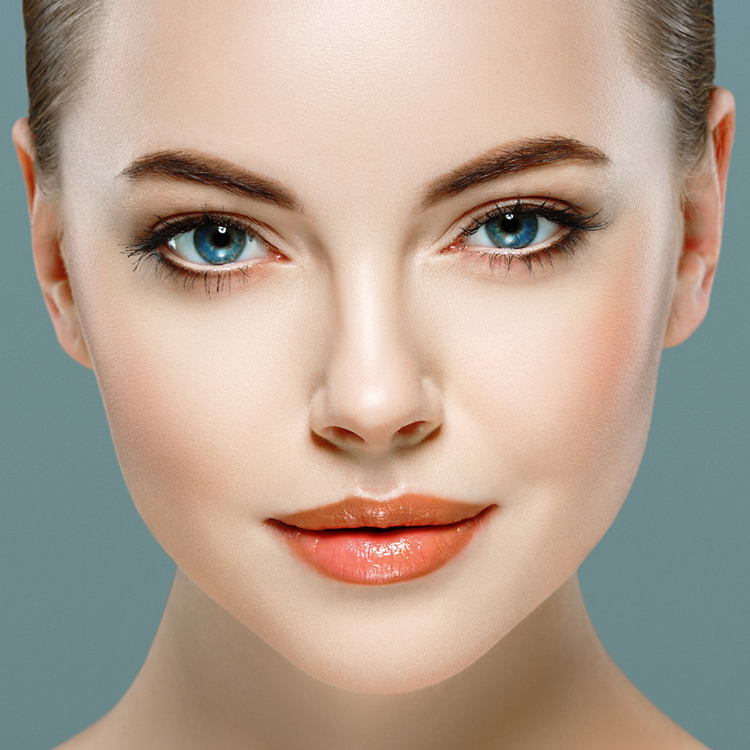
#> input picture Canny_filter/face.jpg, 750 x 750 px
$ python canny.py
#> lines starting #> are read from the running program, lines starting #| are printed output that depends on the picture
import cv2
import numpy as np


def sobel_op(img):  # оператор Собеля
    # сопоставление каждой точке вектора градиента
    Kx = np.array([[-1, 0, 1], [-2, 0, 2], [-1, 0, 1]], np.float32)
    Ky = np.array([[1, 2, 1], [0, 0, 0], [-1, -2, -1]], np.float32)

    Ix = cv2.filter2D(img, -1, Kx)
    Iy = cv2.filter2D(img, -1, Ky)

    G = np.hypot(Ix, Iy)
    G = G / G.max() * 255
    theta = np.arctan2(Iy, Ix)

    return G, theta


def non_max_suppression(img, D):  # подавление не максимумов
    M, N = img.shape
    Z = np.zeros((M, N), dtype=np.int32)
    angle = D * 180. / np.pi
    angle[angle < 0] += 180

    for i in range(1, M-1):
        for j in range(1, N-1):
            q, r = 255, 255
            # 0 градусов
            if (0 <= angle[i, j] < 22.5) or (157.5 <= angle[i, j] <= 180):
                q = img[i, j + 1]
                r = img[i, j - 1]
            # 45 градусов
            elif (22.5 <= angle[i, j] < 67.5):
                q = img[i + 1, j - 1]
                r = img[i - 1, j + 1]
            # 90 градусов
            elif (67.5 <= angle[i, j] < 112.5):
                q = img[i + 1, j]
                r = img[i - 1, j]
            # 135 градусов
            elif (112.5 <= angle[i, j] < 157.5):
                q = img[i - 1, j - 1]
                r = img[i + 1, j + 1]

            if (img[i, j] >= q) and (img[i, j] >= r):
                Z[i, j] = img[i, j]
            else:
                Z[i, j] = 0

    return Z


def threshold(img, low_tresh=0.05, high_thresh=0.09, weak=20):
    # пороговая фильтрация
    img = img.copy()
    highThreshold = img.max() * high_thresh
    lowThreshold = highThreshold * low_tresh
    M, N = img.shape
    res = np.zeros((M, N), dtype=np.int32)

    weak = np.int32(weak)
    strong = np.int32(255)

    strong_i, strong_j = np.where(img >= highThreshold)
    zeros_i, zeros_j = np.where(img < lowThreshold)

    weak_i, weak_j = np.where((img <= highThreshold) & (img >= lowThreshold))

    res[strong_i, strong_j] = strong
    res[weak_i, weak_j] = weak

    return res, weak, strong


def ambiguity_trace(img, weak, strong=255):
    # операции над пикселями, получившими промежуточное значение на предыдущем этапе

    M, N = img.shape
    r_img = img.copy()
    move = [[-1, -1, -1, 0, 0, 1, 1, 1],
            [-1, 0, 1, -1, 1, -1, 0, 1]]
    # если пиксели соединены с установленной границей, то их отсносим к границе
    for i in range(0, M):
        for j in range(0, N):
            if img[i, j] == strong:
                r_img[i, j] = strong
                for k in range(8):  # пиксель относим к границе, если он соприкасается с ней по одному из направлений
                    dx = move[0][k]
                    dy = move[1][k]
                    X = i
                    Y = j
                    while True:
                        X += dx
                        Y += dy
                        if X < 0 or Y < 0 or X > M - 1 or Y > N - 1:
                            break
                        if img[X, Y] == 0 or img[X, Y] == strong:
                            break
                        r_img[X, Y] = strong
            else:
                r_img[i, j] = 0

    return img


def edge_detector(image, thresh_min, thresh_max):
    blured = cv2.GaussianBlur(image, (7, 7), 1)  # изображения сглаживается фильром Гаусса
    grad, theta = sobel_op(blured)  # применяется оператор Собеля
    suppressed = non_max_suppression(grad, theta)  # происходит подавление не максимумов
    threshed, weak, strong = threshold(suppressed, thresh_min, thresh_max)  # применяется пороговая фильтрация
    res_img = ambiguity_trace(threshed, weak)  # операции над неоднозначными пикселями
    return res_img


img = cv2.imread("face.jpg", 0)
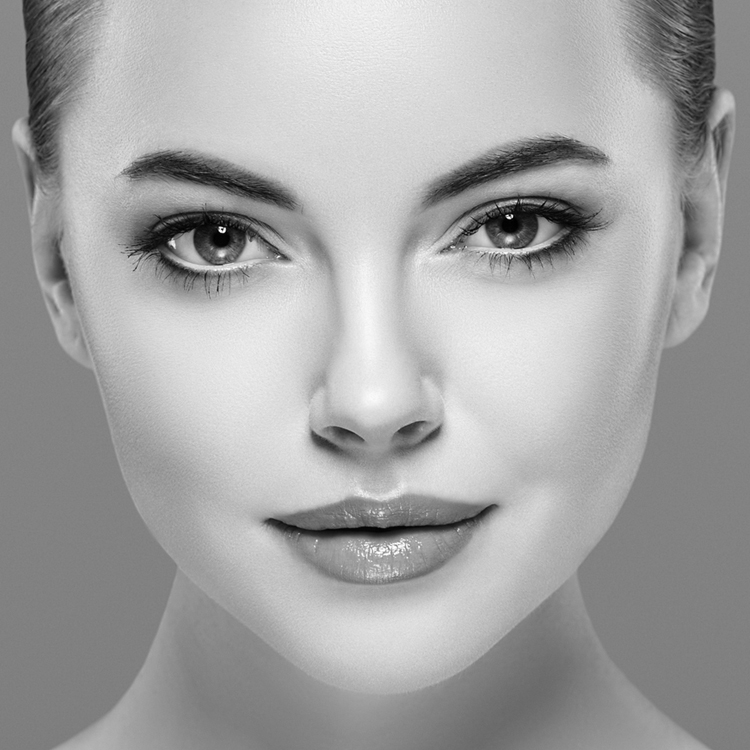
#> img: shape (750, 750); min 0, max 255, mean 163.8
res = edge_detector(img, 0.06, 0.09)
#> in sobel_op, `Ix = cv2.filter2D(img, -1, Kx)`:
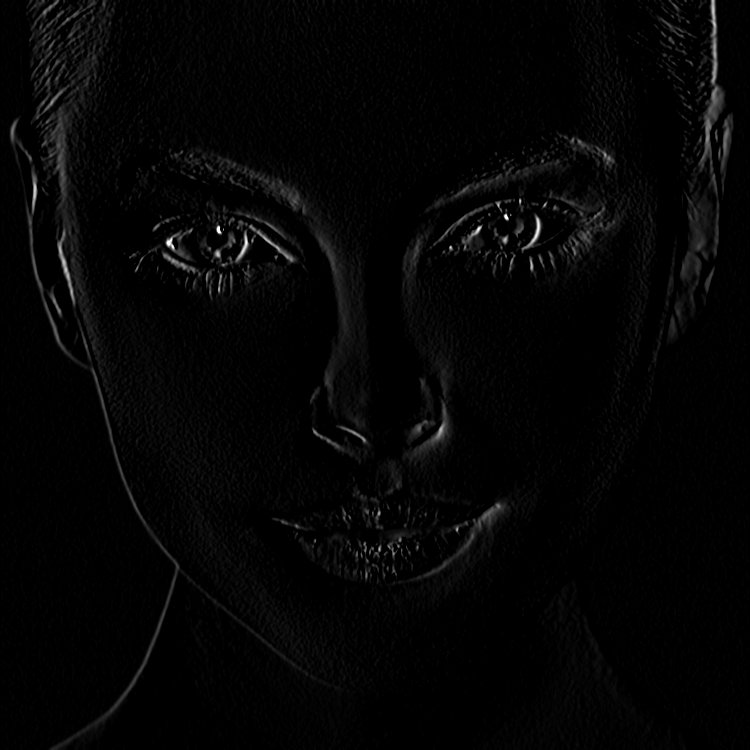
#> Ix: shape (750, 750); min 0, max 255, mean 4.7
#> in sobel_op, `G = np.hypot(Ix, Iy)`:
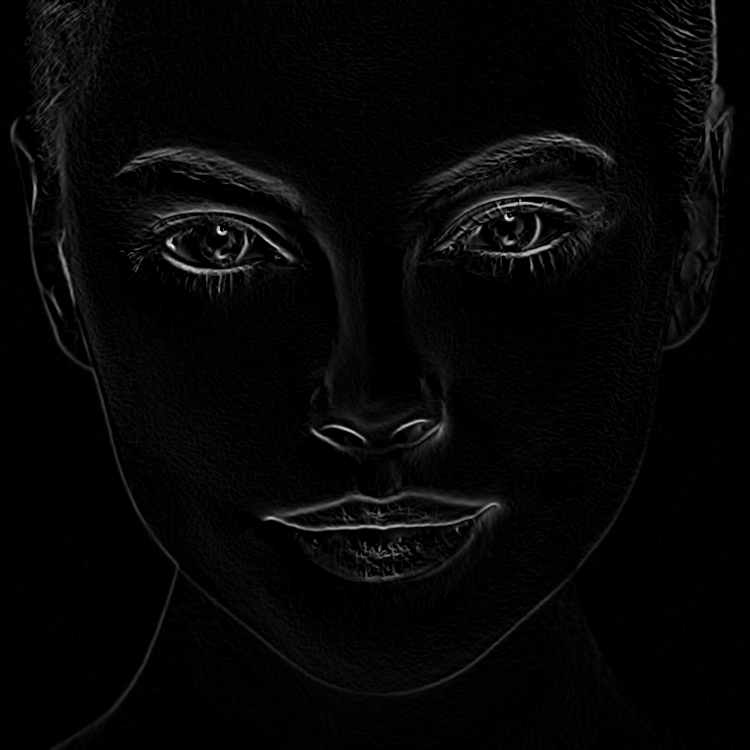
#> G: shape (750, 750) float16; min 0, max 360.5, mean 9.3; drawn with min black and max white
#> in sobel_op, `theta = np.arctan2(Iy, Ix)`:
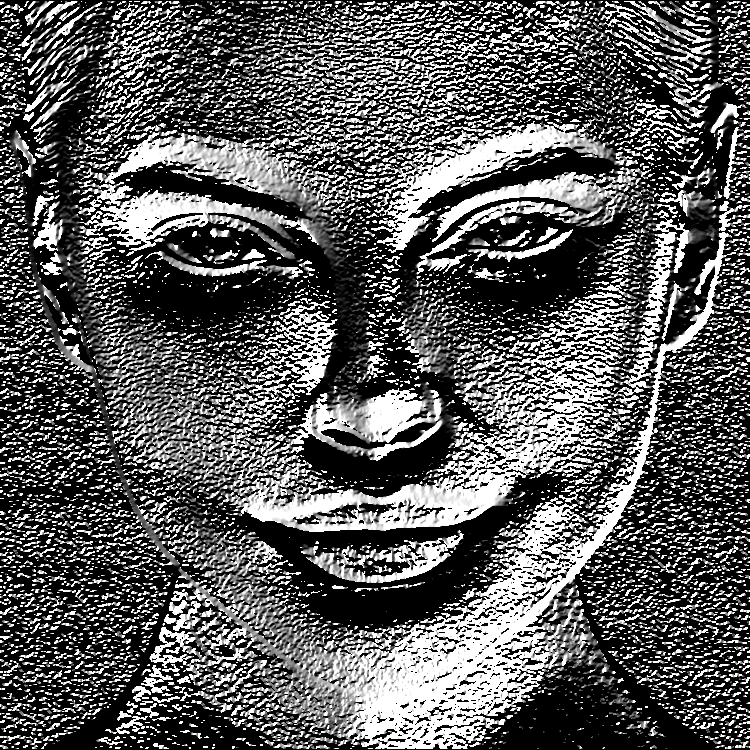
#> theta: shape (750, 750) float16; min 0, max 1.57, mean 0.562; drawn with min black and max white
#> after the loop in non_max_suppression, `for i in range(1, M-1):`:
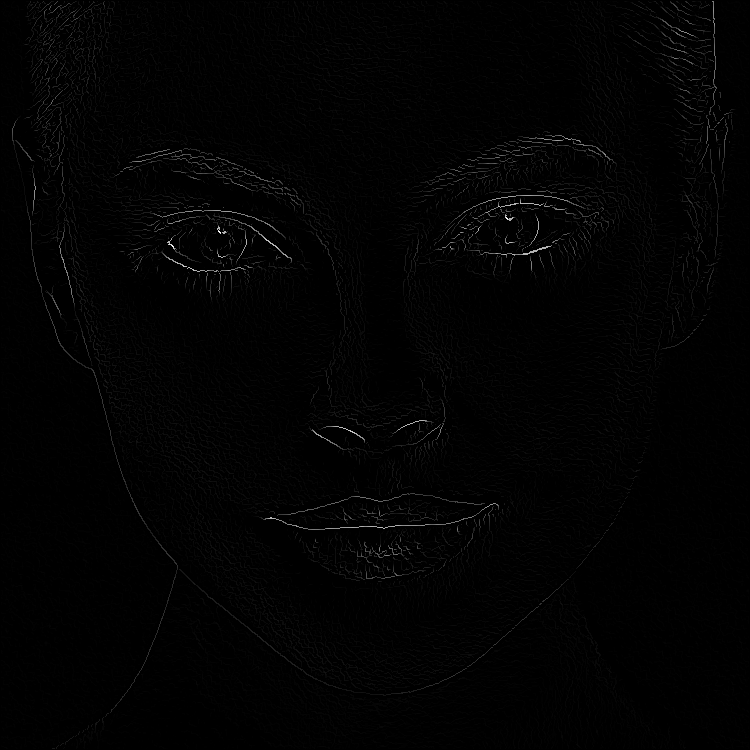
#> Z: shape (750, 750) int32; min 0, max 255, mean 2.3
#> in threshold, `highThreshold = img.max() * high_thresh`: highThreshold = 22.95
#> in threshold, `lowThreshold = highThreshold * low_tresh`: lowThreshold = 1.38
#> in threshold, `strong_i, strong_j = np.where(img >= highThreshold)`: strong_i = 12024 values from 1 to 748; strong_j = 12024 values, max 732 at index 1958, min 12 at index 2247, mean 359.9
#> in edge_detector, `threshed, weak, strong = threshold(suppressed, thresh_min, thresh_max)`:
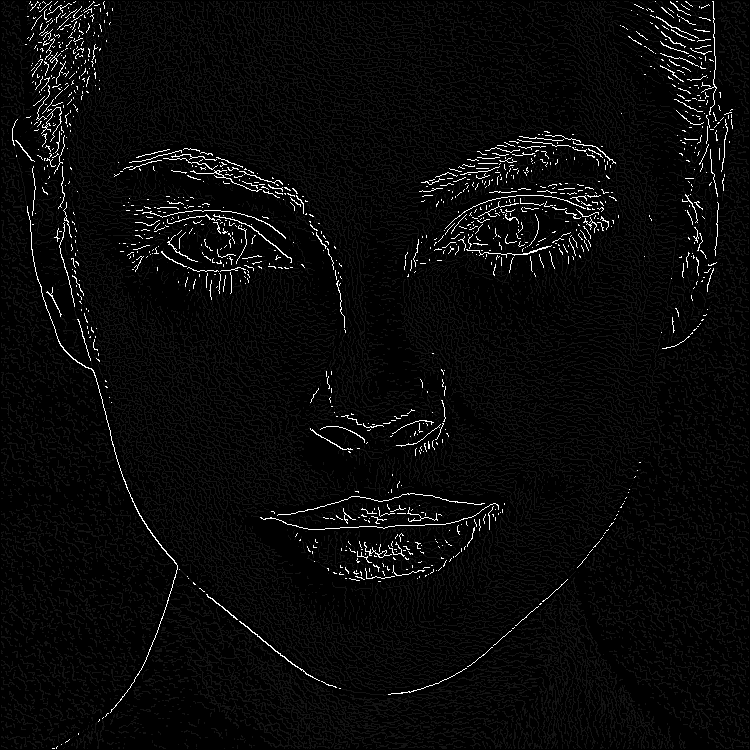
#> threshed: shape (750, 750) int32; min 0, max 255, mean 9.6
#> in edge_detector, `threshed, weak, strong = threshold(suppressed, thresh_min, thresh_max)`: weak = 20; strong = 255
#> after the loop in ambiguity_trace, `for i in range(0, M):`:
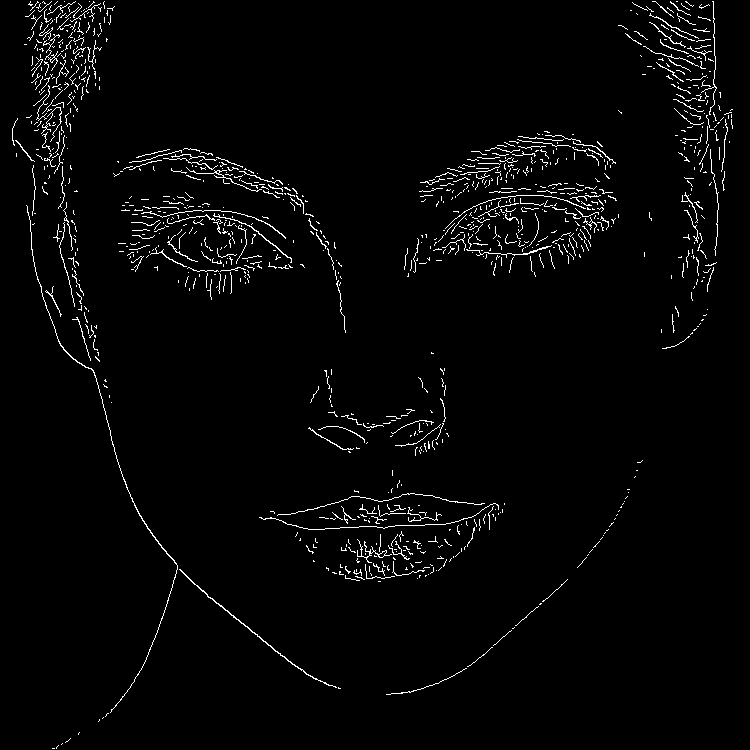
#> r_img: shape (750, 750) int32; 2.4% white in thin lines or dots
cv2.imwrite("res.jpg", res)
